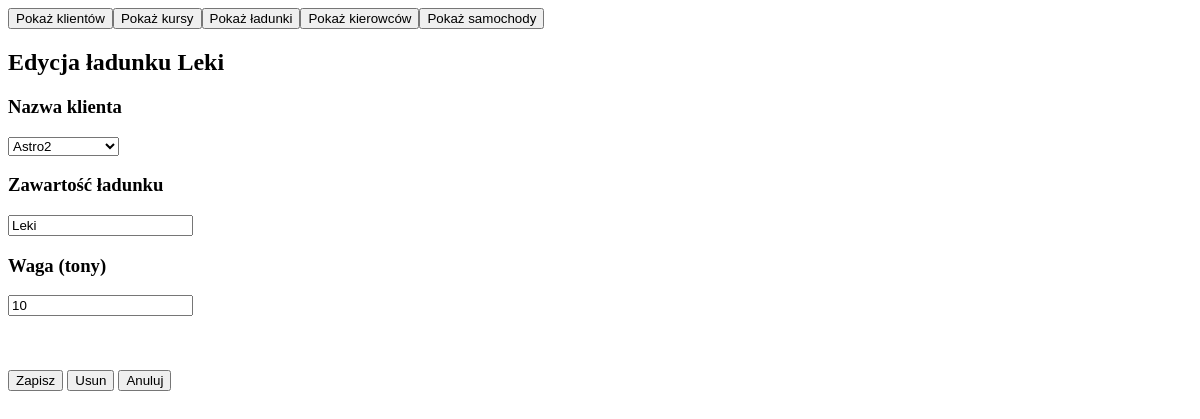
Page /projektBD/index.php?id=ladunek_edytuj&id_ladunku=1 on the committed database.
### tables this page shows
CREATE TABLE `ladunek` (
  `id_ladunku` int(10) UNSIGNED NOT NULL,
  `klient_id` int(10) UNSIGNED DEFAULT NULL,
  `zawartosc_ladunku` varchar(50) DEFAULT NULL,
  `waga` int(10) UNSIGNED DEFAULT NULL
);

CREATE TABLE `klient` (
  `id_klienta` int(10) UNSIGNED NOT NULL,
  `nazwa` varchar(50) NOT NULL,
  `miasto` varchar(50) NOT NULL,
  `adres` varchar(50) NOT NULL,
  `telefon` varchar(25) DEFAULT NULL
);

### projektBD/ladunek_edytuj.php (the view, shortened to what this page needs)
<?php
$conn = OpenCon();
$id_ladunku = $_GET['id_ladunku'];
$sql_statement1 = "SELECT * from ladunek where id_ladunku=$id_ladunku";
$sql_statement3 = "SELECT id_klienta, nazwa from klient JOIN ladunek ON id_klienta=klient_id WHERE id_ladunku=$id_ladunku";
$result1 = $conn->query($sql_statement1);
$result3 = $conn->query($sql_statement3);
$obj = $result1->fetch_array();
$obj3 = $result3->fetch_array();
echo "<h2>Edycja ładunku " . $obj['zawartosc_ladunku'] . "</h2>";
?>
<form id="edit_ladunek" method='post' action='ladunek_action.php'>
<h3>Nazwa klienta</h3>
    <select form=edit_ladunek name='klient_id' required>
    <?php if(!empty($obj3)):;?>
        <option value="<?php echo $obj3['id_klienta'];?>"><?php echo $obj3['nazwa'];?></option>
    <?php endif;?>
	</select>
<h3> Zawartość ładunku </h3>
<input name='zawartosc_ladunku' value='<?=htmlentities($obj['zawartosc_ladunku'])?>'>
<h3> Waga (tony)</h3>
<input name='waga' type=Number value='<?=htmlentities($obj['waga'])?>' required>
<input type=submit name=zapisz value='Zapisz'>
<input type=submit name=usun value='Usun' onclick="return confirm('Czy na pewno chcesz usunąć ładunek?')">
<input type=submit name=anuluj value='Anuluj'>
</form>

### rows in the picture
ladunek: zawartosc_ladunku "Leki", waga "10"
klient: klient_id "Astro2"
